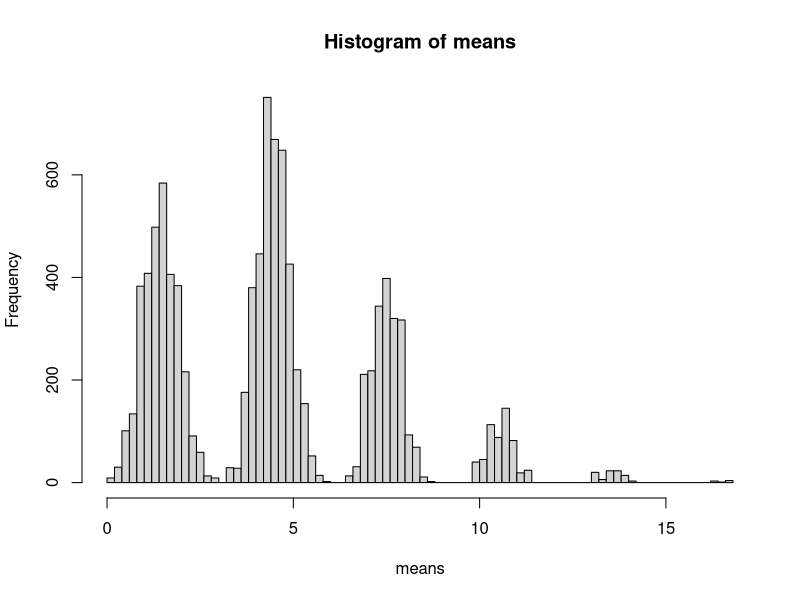
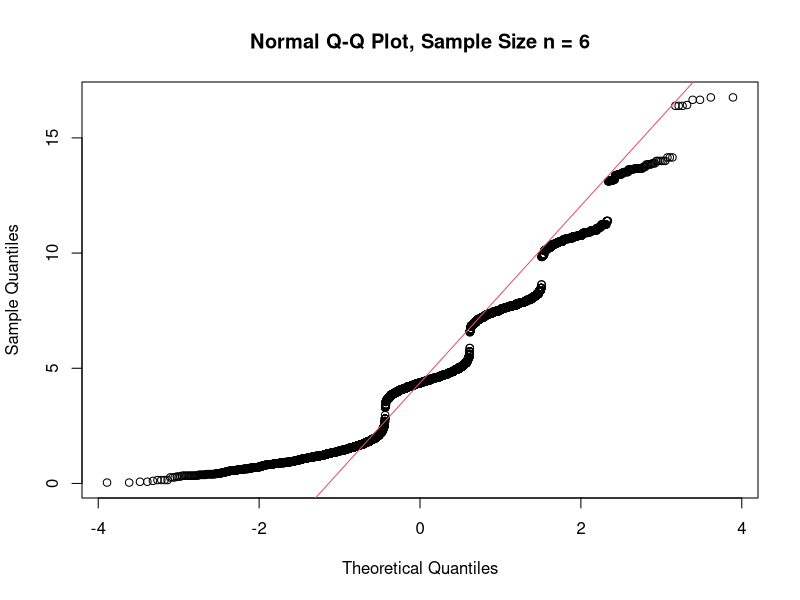
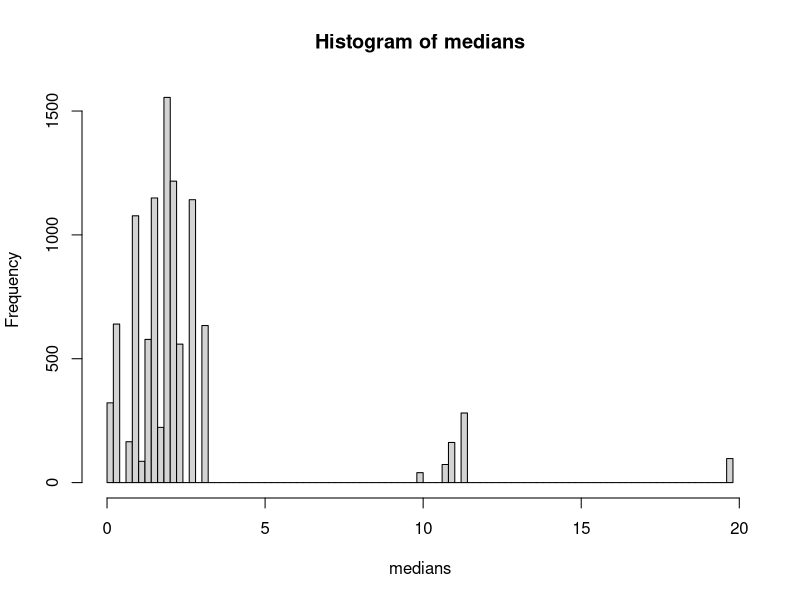

R code for these plots, in order:

# One BootStrap Sample
x <- c(3.12, 0.00, 1.57, 19.67, 0.22, 2.20)
mean(x)
n <- length(x)

# number of times resample from x with replacement
B <- 10000

# resample from x with replacement
resamples <- matrix(sample(x,n*B, replace = TRUE), B, n)

# means of the 10,000 resamples
means <- apply(resamples,1, mean) # apply mean to each row(1) of the matrix
quantile(means, c(.025, .975))
mean(resamples)
mean(resamples)-mean(x)

# medians of the 10,000 resamples
medians <- apply(resamples,1, median) # apply median to each row(1) of the matrix
quantile(medians, c(.025, .975))
median(resamples)
median(resamples)-median(x)

hist(means, breaks=100)
qqnorm(means, main = "Normal Q-Q Plot, Sample Size n = 6");qqline(means,col = 2)

hist(medians, breaks=100)

sd(means)
sd(medians)
